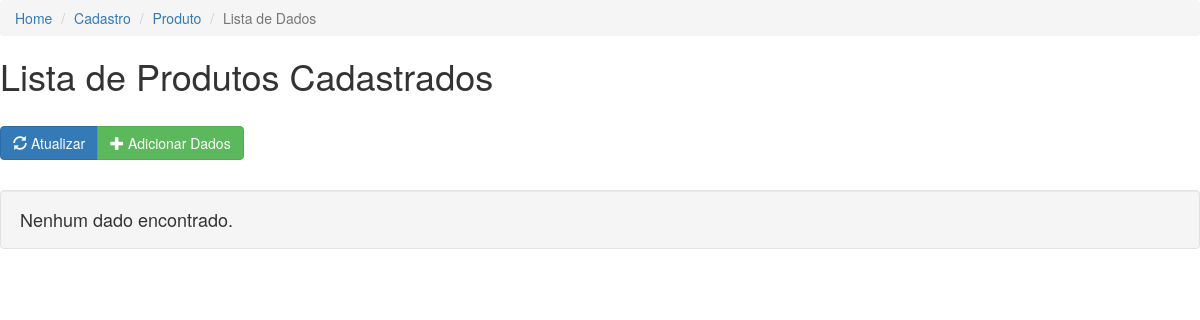
Page /viewers/admin/cadastro/produto.lista.php on the earlier database version.
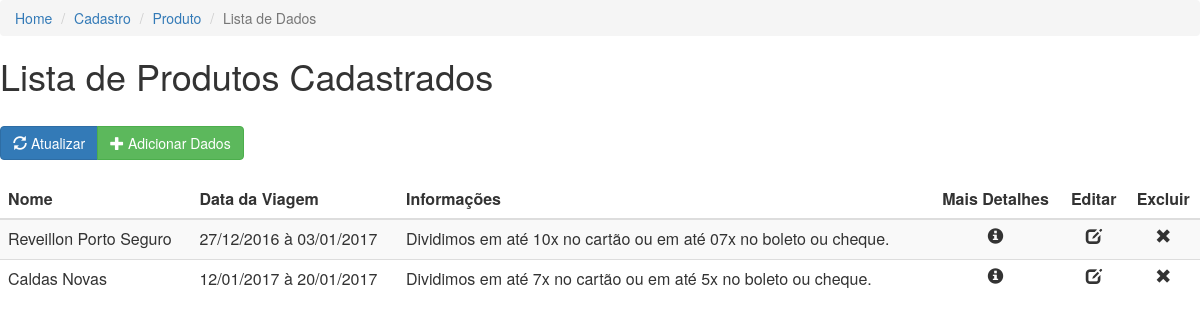
Same page on the later database version.
### tables this page shows
CREATE TABLE `produto` (
  `id_produto` int(11) NOT NULL AUTO_INCREMENT,
  `nome_produto` varchar(255) NOT NULL,
  `info_produto` text NOT NULL,
  `periodo_produto` text NOT NULL,
  `transporte_produto` text NOT NULL,
  `hospedagem_produto` text NOT NULL,
  `alimentacao_produto` text NOT NULL,
  `estrutura_produto` text NOT NULL,
  PRIMARY KEY (`id_produto`)
);

### engine/classes/produto.php (called while the page is built, shortened)
<?php
	class Produto{
		public function ReadAll(){
			$sql = "
				SELECT
					 t1.id_produto,
					 t1.nome_produto,
					 t1.info_produto,
					 t1.periodo_produto,
					 t1.transporte_produto,
					 t1.hospedagem_produto,
					 t1.alimentacao_produto,
					 t1.estrutura_produto
				FROM
					produto AS t1
			";
			$DB = new DB();
			$DB->open();
			$Data = $DB->fetchData($sql);
			if($Data ==NULL){
				$realData = $Data;
			}
			else{
				foreach($Data as $itemData){
					if(is_bool($itemData)) continue;
					else{
						$realData[] = $itemData;
					}
				}
			}
			return $realData;
		}
	};
?>

### engine/bd/bd.php (called while the page is built, shortened)
<?php
class DB
{
    private $dbi;
    function open()
    {
		$this->dbi = new PDO('mysql:host='.DB_HOSTI.';dbname='.DB_DATABASEI.';charset=utf8mb4',DB_USERNAMEI,DB_PASSWORDI);
		$this->dbi->setAttribute(PDO::ATTR_ERRMODE, PDO::ERRMODE_EXCEPTION);
		$this->dbi->setAttribute(PDO::ATTR_EMULATE_PREPARES, false);
    }
    function close()
    {
        $this->dbi = NULL;
    }
	function fetchData($sql)
    {
		$stmt = $this->dbi->query($sql);
		$results = $stmt->fetchAll(PDO::FETCH_ASSOC);
		return $results;
    }
}
?>

### viewers/admin/cadastro/produto.lista.php (the view, shortened to what this page needs)
<link href="../../../css/bootstrap.css" rel="stylesheet" type="text/css">
<ol class="breadcrumb">
	<li><a href="#" id="bread_home">Home</a></li>
    <li><a href="#" id="bread_cadastro">Cadastro</a></li>
    <li><a href="#" id="bread_produto">Produto</a></li>
    <li class="active">Lista de Dados</li>
</ol>
<h1> Lista de Produtos Cadastrados </h1>
<section class="btn-group" role="group" aria-label="...">
    <button type="button" class="btn btn-primary" id="Atualizar"> <span class="glyphicon glyphicon-refresh" arial-hidden="true"></span> Atualizar</button>
    <button type="button" class="btn btn-success" id="Adicionar"> <span class="glyphicon glyphicon-plus" arial-hidden="true"></span> Adicionar Dados </button>
</section>
<?php
	$Item = new Produto();
	$Item = $Item->ReadAll();
	if(empty($Item)){
		?>
        	<h4 class="well"> Nenhum dado encontrado. </h4>
        <?php
	}
	else {
		?>
   	<table class="table table-striped table-hover">
		<thead>
    		<tr>
        		<th>Nome</th>
            	<th>Data da Viagem</th>
            	<th>Informações</th>
                <th class="text-center">Mais Detalhes</th>
              	<th class="text-center">Editar</th>
            	<th class="text-center">Excluir</th>
        	</tr>
    	</thead>
   		<tbody>
        	<?php
				foreach($Item as $ItemRow){
			?>
       		<tr>
        		<td><?php echo $ItemRow['nome_produto']; ?></td>
                <td><?php echo $ItemRow['periodo_produto']; ?></td>
            	<td><?php echo $ItemRow['info_produto']; ?></td>
                <td class="text-center DetalhesItem" id="<?php echo $ItemRow['id_produto']; ?>"> <span class="glyphicon glyphicon-info-sign" aria-hidden="true"></span></td>
       	   	  	<form action="produto_editar.php" method="POST">
       	   	  		<td class="text-center EditarItem" id="<?php echo $ItemRow['id_produto']; ?>"> <span class="glyphicon glyphicon-edit" aria-hidden="true"></span></td>
       	   	  	</form>
       	   	  	<td class="text-center ExcluirItem" id="<?php echo $ItemRow['id_produto']; ?>"> <span class="glyphicon glyphicon-remove" aria-hidden="true"></span></td>
        	</tr>
		  	<?php
				}
			?>
   		</tbody>
 	</table>
        <?php
	}
?>

Differences in the rows shown:
added produto: nome_produto "Reveillon Porto Seguro", periodo_produto "27/12/2016 à 03/01/2017", info_produto "Dividimos em até 10x no cartão ou em até 07x no boleto ou cheque."
added produto: nome_produto "Caldas Novas", periodo_produto "12/01/2017 à 20/01/2017", info_produto "Dividimos em até 7x no cartão ou em até 5x no boleto ou cheque."
Other differences:
text no longer shown: "Nenhum dado encontrado."
text now shown: "Nome Data da Viagem Informações Mais Detalhes Editar Excluir"
